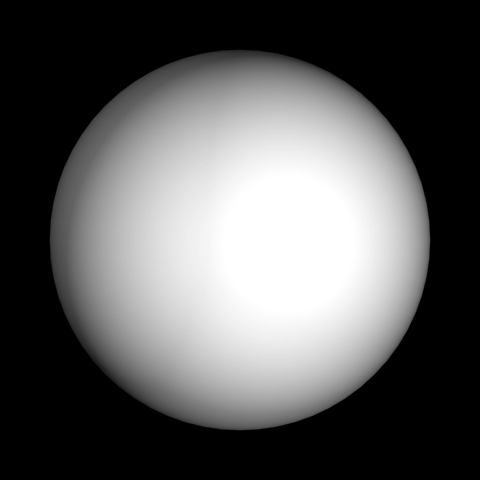
%> input picture COMS4731_HW5/dy2349/MATLAB/sphere0.png, 480 x 480 px
$ octave --eval "result = findSphere(imread('sphere0.png'));"   (GNU Octave 9; MATLAB toolbox functions it lacks are replaced by stand-ins)
%> lines starting %> are read from the running program, lines starting %| are printed output that depends on the picture; in (x1, y1, x2, y2) boxes, pixels count from 0 and x2, y2 are one past the last pixel; in counts of white or black regions, pixels touching at a corner belong together; the program's own positions count from 1
function [center, radius] = findSphere(img)
bw = im2bw(img, 0.05);
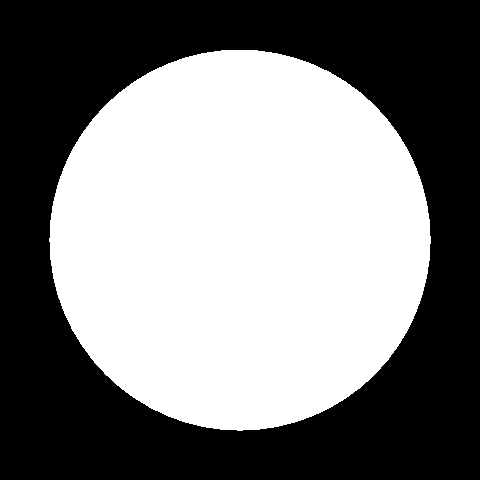
%> bw: size 480x480 logical; 49.4% white; 1 white region, box (x1, y1, x2, y2) and area: (49, 50, 431, 431) 113924
%imshow(bw);
props = regionprops(bw, 'Centroid', 'MajorAxisLength', 'MinorAxisLength');
%> props = 1 region; Centroid, MajorAxisLength and MinorAxisLength: [240.6 240.5] 381.1 380.6
center = getfield(props,'Centroid');
%> center = [240.6 240.5]
diameters = mean([getfield(props,'MajorAxisLength') getfield(props,'MinorAxisLength')], 2);
%> diameters = 380.9
radius = diameters / 2;
%> radius = 190.4
%> `result = findSphere(imread('sphere0.png'));`: result = [240.6 240.5]
end

$ run again, on COMS4731_HW5/dy2349/MATLAB/sphere3.png
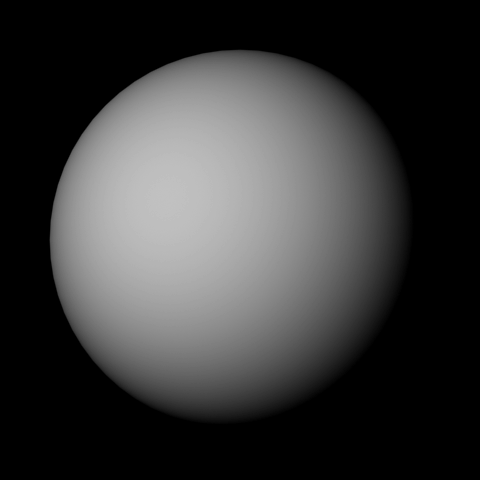
%> input picture COMS4731_HW5/dy2349/MATLAB/sphere3.png, 480 x 480 px
%> in findSphere, `bw = im2bw(img, 0.05);`:
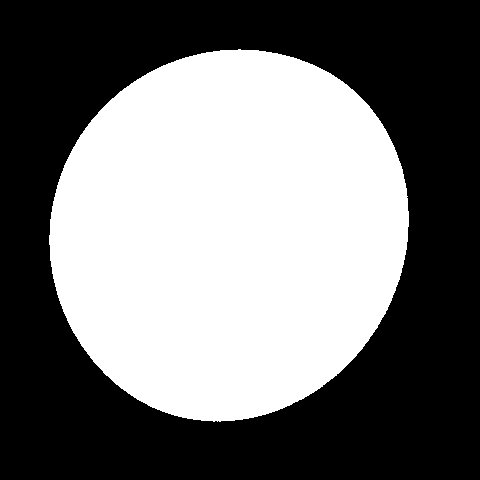
%> bw: size 480x480 logical; 45.5% white; 1 white region, box (x1, y1, x2, y2) and area: (49, 49, 409, 422) 104858
%> props = 1 region; Centroid, MajorAxisLength and MinorAxisLength: [229.7 234.3] 378.1 353.1
%> center = [229.7 234.3]
%> diameters = 365.6
%> radius = 182.8
%> result = [229.7 234.3]
